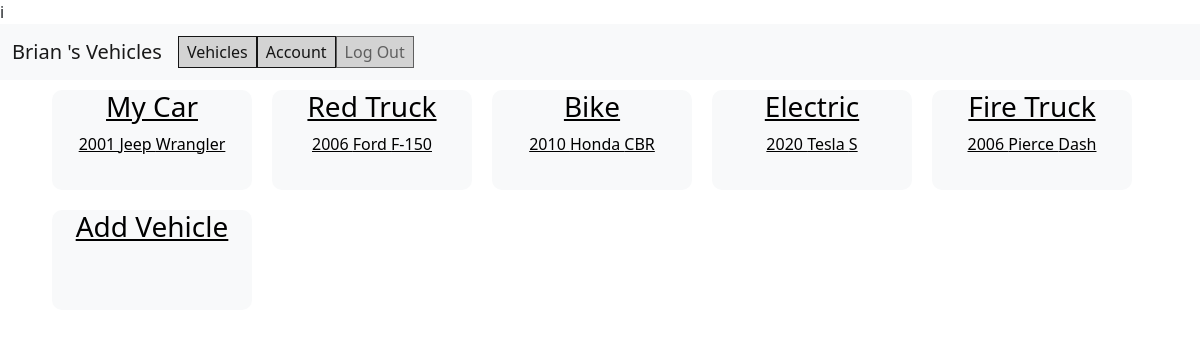
/user/home (signed in), run on an earlier commit of the app's database.
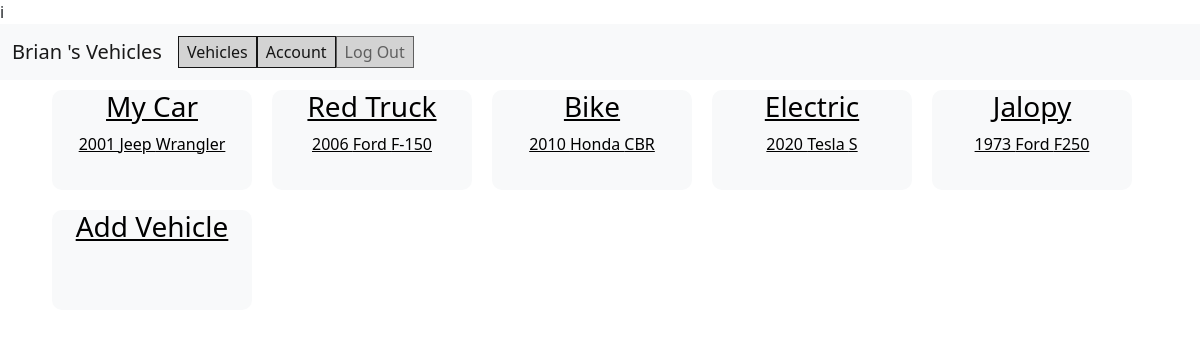
And on a later commit of the database.
### models.py (models this page shows)
class User(UserMixin, db.Model):
    id = db.Column(db.Integer, primary_key=True)
    email = db.Column(db.String(100), unique=True)
    password = db.Column(db.String(128))
    name = db.Column(db.String(50))
    vehicles = db.relationship('Vehicle')
    monthly_email = db.Column(db.Boolean)

class Vehicle(db.Model):
    id = db.Column(db.Integer, primary_key=True)
    name = db.Column(db.String(30))
    year = db.Column(db.Integer)
    make = db.Column(db.String(40))
    model = db.Column(db.String(50))
    user_id = db.Column(db.Integer, db.ForeignKey('user.id'))
    tasks = db.relationship("Task")

### main.py (the view)
@app.route('/user/home')
@login_required
def home():
    vehicles = Vehicle.query.filter_by(user_id=current_user.id).all()
    return render_template('home.html', vehicles=vehicles)

### main.py (called while the page is built)
@login_manager.user_loader
def load_user(user_id):
    return User.query.get(int(user_id))

### templates/home.html
{% extends "base.html" %}
{% block content %}
<div class="container">
        {%  for vehicle in vehicles %}
            <div class="bg-light vehicle">
                <a href="{{ url_for('vehicle_detail', v_id=vehicle.id) }}">
                    <h3>{{ vehicle.name }}</h3>
                    {{ vehicle.year }} {{  vehicle.make }} {{ vehicle.model }}
                </a>
            </div>
        {%  endfor %}
                <a href="{{ url_for('add_vehicle') }}" class="vehicle bg-light">
                    <h3>Add Vehicle</h3>
                </a>
</div>
{% endblock %}

### templates/base.html (shortened to what this page needs)
<!DOCTYPE html>
<html lang="en">
<head>
    <link href="https://cdn.jsdelivr.net/npm/bootstrap@5.0.0-beta1/dist/css/bootstrap.min.css"
          rel="stylesheet"
>
    <link rel="stylesheet" href="{{ url_for('static', filename='css/style.css') }}">
</head>
<body>
    <nav class="navbar navbar-expand-lg navbar-light bg-light">
        <div class="container-fluid">
            {%  if current_user.is_authenticated %}
                <a class="navbar-brand"
                   href="{{ url_for('home') }}">
                    {{ current_user.name }}'s Vehicles</a>
                <div class="collapse navbar-collapse" id="navbarSupportedContent">
                    <ul class="navbar-nav me-auto mb-2 mb-lg-0">
                        <li class="nav-item">
                            <a class="nav-link active link" aria-current="page"
                               href="{{  url_for('home' ) }}">Vehicles</a>
                        </li>
                        <li class="nav-item">
                            <a class="nav-link active link" aria-current="page"
                               href="{{  url_for('user_edit' ) }}">Account</a>
                        </li>
                        <li class="nav-item">
                            <a class="nav-link link"
                               href="{{  url_for('logout') }}">Log Out</a>
                        </li>
                    </ul>
                </div>
            {%  endif %}
        </div>
    </nav>
    <div class="container-flex">
        {% block content %}
        {% endblock %}
    </div>
</body>
</html>

### static/css/style.css (style rules this page uses)
body { background-image: url("/static/imgs/background.jpg"); }
a { color: black; }
.vehicle { height: 100px; width: 200px; margin-top:10px; float: left; margin: 10px; border-radius: 10px; text-align: center; }
.link { background-color: lightgray; border: 1px solid; padding: 3px; }

What changed in the data, as far as the page shows it:
removed Vehicle: name "Fire Truck", year "2006", make "Pierce", model "Dash"
added Vehicle: name "Jalopy", year "1973", make "Ford", model "F250"
